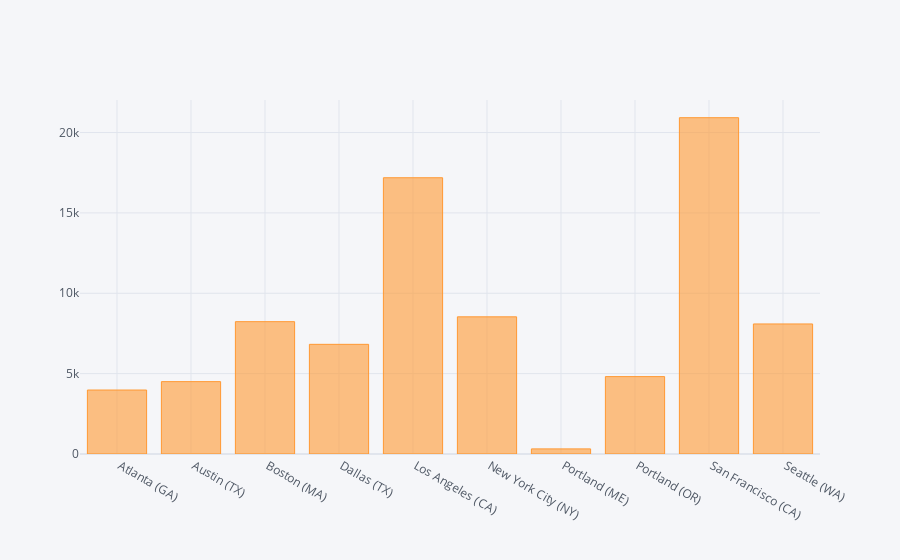

This figure's notebook cell:
### Code cell
highest_city_sales.iplot(kind='bar',x='City',y='Total Sales')

### Figure 1 — Plotly figure (JSON) as saved in the notebook; plotly's stock layout.template omitted (floating-point values rounded to 4 significant figures)
{"data": [{"marker": {"color": "rgba(255, 153, 51, 0.6)", "line": {"color": "rgba(255, 153, 51, 1.0)", "width": 1}}, "name": "Total Sales", "orientation": "v", "text": "", "type": "bar", "x": [" Atlanta (GA)", " Austin (TX)", " Boston (MA)", " Dallas (TX)", " Los Angeles (CA)", " New York City (NY)", " Portland (ME)", " Portland (OR)", " San Francisco (CA)", " Seattle (WA)"], "y": [3981.0, 4503.0, 8234.0, 6823.0, 17190.0, 8534.0, 318.0, 4815.0, 20920.0, 8091.0]}], "layout": {"legend": {"bgcolor": "#F5F6F9", "font": {"color": "#4D5663"}}, "paper_bgcolor": "#F5F6F9", "plot_bgcolor": "#F5F6F9", "title": {"font": {"color": "#4D5663"}}, "xaxis": {"gridcolor": "#E1E5ED", "showgrid": true, "tickfont": {"color": "#4D5663"}, "title": {"font": {"color": "#4D5663"}, "text": ""}, "zerolinecolor": "#E1E5ED"}, "yaxis": {"gridcolor": "#E1E5ED", "showgrid": true, "tickfont": {"color": "#4D5663"}, "title": {"font": {"color": "#4D5663"}, "text": ""}, "zerolinecolor": "#E1E5ED"}}}
